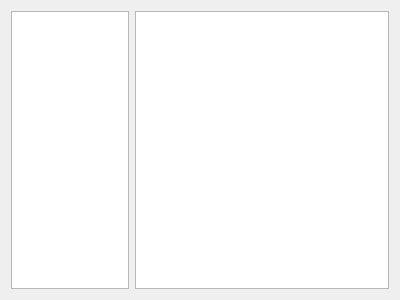
<?xml version="1.0" encoding="UTF-8"?>
<ui version="4.0">
 <class>NcFileImageWidget</class>
 <widget class="QWidget" name="NcFileImageWidget">
  <property name="geometry">
   <rect>
    <x>0</x>
    <y>0</y>
    <width>400</width>
    <height>300</height>
   </rect>
  </property>
  <property name="windowTitle">
   <string>Form</string>
  </property>
  <layout class="QGridLayout" name="gridLayout">
   <item row="0" column="0">
    <layout class="QHBoxLayout" name="horizontalLayout">
     <item>
      <widget class="QListWidget" name="listWidget">
       <property name="maximumSize">
        <size>
         <width>120</width>
         <height>16777215</height>
        </size>
       </property>
       <property name="iconSize">
        <size>
         <width>150</width>
         <height>200</height>
        </size>
       </property>
      </widget>
     </item>
     <item>
      <widget class="QGraphicsView" name="graphicsView"/>
     </item>
    </layout>
   </item>
  </layout>
 </widget>
 <resources/>
 <connections/>
</ui>
